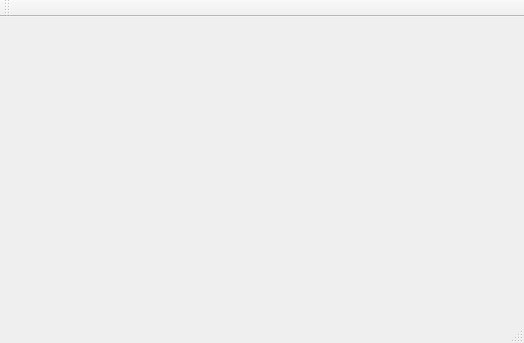
<?xml version="1.0" encoding="UTF-8"?>
<ui version="4.0">
 <class>MainWindow</class>
 <widget class="QMainWindow" name="MainWindow">
  <property name="geometry">
   <rect>
    <x>0</x>
    <y>0</y>
    <width>524</width>
    <height>343</height>
   </rect>
  </property>
  <property name="windowTitle">
   <string>MainWindow</string>
  </property>
  <widget class="QWidget" name="centralWidget"/>
  <widget class="QMenuBar" name="menuBar">
   <property name="geometry">
    <rect>
     <x>0</x>
     <y>0</y>
     <width>524</width>
     <height>23</height>
    </rect>
   </property>
  </widget>
  <widget class="QToolBar" name="mainToolBar">
   <attribute name="toolBarArea">
    <enum>TopToolBarArea</enum>
   </attribute>
   <attribute name="toolBarBreak">
    <bool>false</bool>
   </attribute>
  </widget>
  <widget class="QStatusBar" name="statusBar"/>
 </widget>
 <layoutdefault spacing="6" margin="11"/>
 <resources/>
 <connections/>
</ui>
